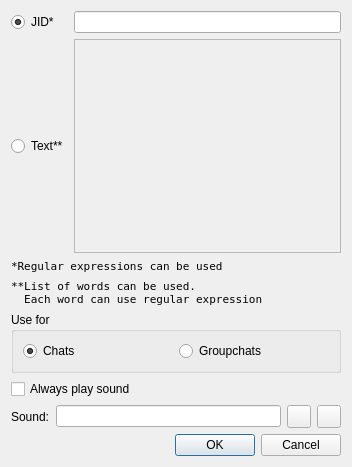
<?xml version="1.0" encoding="UTF-8"?>
<ui version="4.0">
 <class>EditItemDlg</class>
 <widget class="QDialog" name="EditItemDlg">
  <property name="geometry">
   <rect>
    <x>0</x>
    <y>0</y>
    <width>352</width>
    <height>467</height>
   </rect>
  </property>
  <property name="windowTitle">
   <string>Watch For...</string>
  </property>
  <property name="modal">
   <bool>true</bool>
  </property>
  <layout class="QVBoxLayout" name="verticalLayout">
   <item>
    <layout class="QGridLayout" name="gridLayout">
     <item row="0" column="0" colspan="2">
      <widget class="QRadioButton" name="rb_jid">
       <property name="text">
        <string>JID*</string>
       </property>
       <property name="checked">
        <bool>true</bool>
       </property>
      </widget>
     </item>
     <item row="0" column="2">
      <widget class="QLineEdit" name="le_jid"/>
     </item>
     <item row="1" column="0" colspan="2">
      <widget class="QRadioButton" name="rb_text">
       <property name="text">
        <string>Text**</string>
       </property>
      </widget>
     </item>
     <item row="1" column="2">
      <widget class="QTextEdit" name="te_text">
       <property name="enabled">
        <bool>false</bool>
       </property>
      </widget>
     </item>
    </layout>
   </item>
   <item>
    <widget class="QLabel" name="label_2">
     <property name="font">
      <font>
       <family>Andale Mono</family>
       <pointsize>8</pointsize>
      </font>
     </property>
     <property name="text">
      <string>*Regular expressions can be used</string>
     </property>
    </widget>
   </item>
   <item>
    <widget class="QLabel" name="label_3">
     <property name="font">
      <font>
       <family>Andale Mono</family>
       <pointsize>8</pointsize>
      </font>
     </property>
     <property name="text">
      <string>**List of words can be used.
  Each word can use regular expression</string>
     </property>
    </widget>
   </item>
   <item>
    <widget class="QGroupBox" name="groupBox">
     <property name="title">
      <string>Use for</string>
     </property>
     <layout class="QHBoxLayout" name="horizontalLayout_2">
      <item>
       <widget class="QRadioButton" name="rb_chat">
        <property name="text">
         <string>Chats</string>
        </property>
        <property name="checked">
         <bool>true</bool>
        </property>
       </widget>
      </item>
      <item>
       <widget class="QRadioButton" name="rb_groupchat">
        <property name="text">
         <string>Groupchats</string>
        </property>
       </widget>
      </item>
     </layout>
    </widget>
   </item>
   <item>
    <widget class="QCheckBox" name="cb_always_play">
     <property name="text">
      <string>Always play sound</string>
     </property>
    </widget>
   </item>
   <item>
    <layout class="QHBoxLayout" name="horizontalLayout">
     <item>
      <widget class="QLabel" name="label">
       <property name="text">
        <string>Sound:</string>
       </property>
      </widget>
     </item>
     <item>
      <widget class="QLineEdit" name="le_sound"/>
     </item>
     <item>
      <widget class="QToolButton" name="tb_open">
       <property name="text">
        <string/>
       </property>
      </widget>
     </item>
     <item>
      <widget class="QToolButton" name="tb_test">
       <property name="text">
        <string/>
       </property>
      </widget>
     </item>
    </layout>
   </item>
   <item>
    <widget class="QDialogButtonBox" name="buttonBox">
     <property name="orientation">
      <enum>Qt::Horizontal</enum>
     </property>
     <property name="standardButtons">
      <set>QDialogButtonBox::Cancel|QDialogButtonBox::Ok</set>
     </property>
    </widget>
   </item>
  </layout>
 </widget>
 <resources/>
 <connections>
  <connection>
   <sender>buttonBox</sender>
   <signal>accepted()</signal>
   <receiver>EditItemDlg</receiver>
   <slot>accept()</slot>
   <hints>
    <hint type="sourcelabel">
     <x>248</x>
     <y>254</y>
    </hint>
    <hint type="destinationlabel">
     <x>157</x>
     <y>274</y>
    </hint>
   </hints>
  </connection>
  <connection>
   <sender>buttonBox</sender>
   <signal>rejected()</signal>
   <receiver>EditItemDlg</receiver>
   <slot>close()</slot>
   <hints>
    <hint type="sourcelabel">
     <x>316</x>
     <y>260</y>
    </hint>
    <hint type="destinationlabel">
     <x>175</x>
     <y>201</y>
    </hint>
   </hints>
  </connection>
  <connection>
   <sender>rb_jid</sender>
   <signal>toggled(bool)</signal>
   <receiver>le_jid</receiver>
   <slot>setEnabled(bool)</slot>
   <hints>
    <hint type="sourcelabel">
     <x>48</x>
     <y>43</y>
    </hint>
    <hint type="destinationlabel">
     <x>210</x>
     <y>44</y>
    </hint>
   </hints>
  </connection>
  <connection>
   <sender>rb_text</sender>
   <signal>toggled(bool)</signal>
   <receiver>te_text</receiver>
   <slot>setEnabled(bool)</slot>
   <hints>
    <hint type="sourcelabel">
     <x>48</x>
     <y>159</y>
    </hint>
    <hint type="destinationlabel">
     <x>210</x>
     <y>159</y>
    </hint>
   </hints>
  </connection>
 </connections>
</ui>
